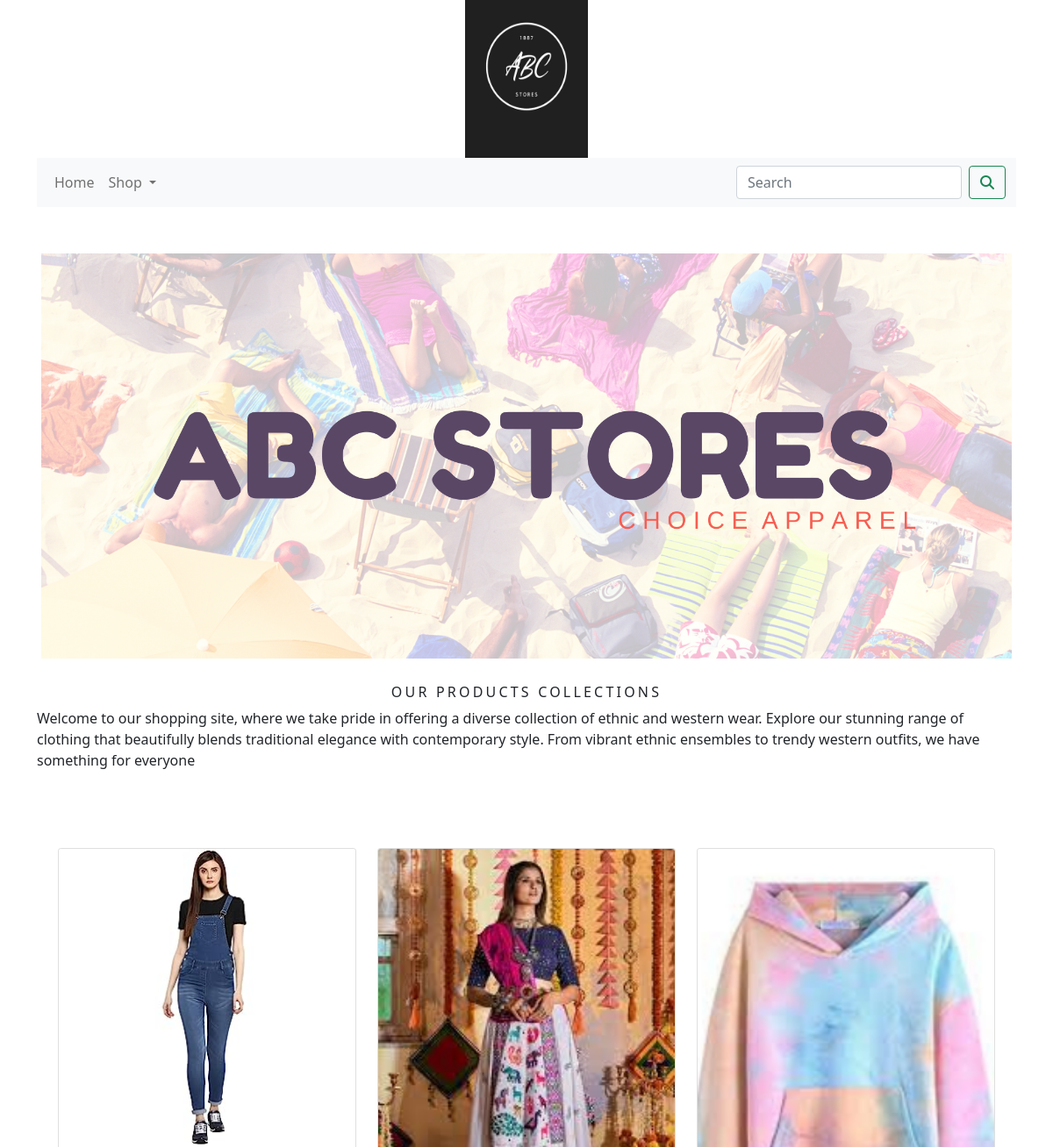
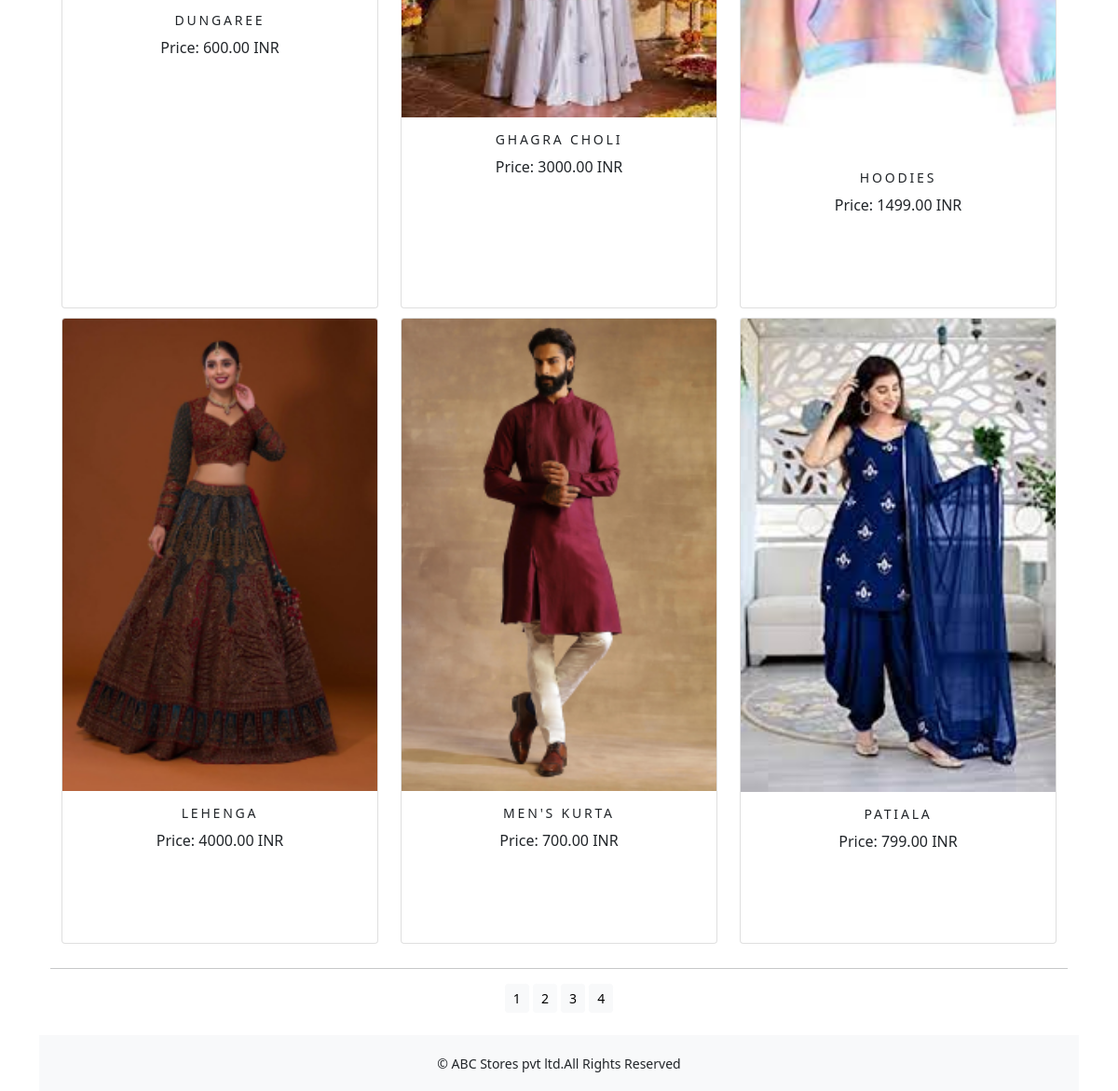
Screenshot of /shop/?page=2 with the database file from the repository (2 pictures, top to bottom).
### shop/models.py (models this page shows, shortened)
class Product(models.Model):
    name= models.CharField(max_length=250,unique=True)
    slug= models.SlugField(max_length=250,unique=True)
    desc= models.TextField(blank=True)
    price= models.DecimalField(max_digits=10,decimal_places=2)
    category= models.ForeignKey(Category,on_delete=models.CASCADE)
    image= models.ImageField(upload_to='product',blank=True)
    stock= models.IntegerField()
    available= models.BooleanField(default=True)
    created= models.DateTimeField(auto_now_add=True)
    updated= models.DateTimeField(auto_now=True)
    def get_url(self):
         return reverse('shop:prodCatDetail', args=[self.category.slug,self.slug])
    class Meta:
        ordering= ('name', )
        verbose_name= 'product'
        verbose_name_plural= 'products'

### shop/views.py (the view)
# urls.py: path('',views.allProdCat,name='allProdCat'),
def allProdCat(request,c_slug=None):
    c_page=None
    products_list=None
    if c_slug!=None:
        c_page=get_object_or_404(Category,slug=c_slug)
        products_list=Product.objects.all().filter(category=c_page,available=True)
    else:
        products_list=Product.objects.all().filter(available=True)
    paginator=Paginator(products_list,6)
    try:
        page=int(request.GET.get('page','1'))
    except:
        page=1
    try:
        products=paginator.page(page)
    except (EmptyPage, InvalidPage):
        products=paginator.page(paginator.num_pages)
    return render(request,'category.html',{'category':c_page,'products':products})

### cart/context_processors.py (called while the page is built)
def counter(request):
    item_count=0
    if 'admin' in request.path:
        return {}
    else:
        try:
            cart=Cart.objects.filter(cart_id=_cart_id(request))
            cart_items=CartItem.objects.all().filter(cart=cart[:1])
            for cart_item in cart_items:
                item_count += cart_item.quantity
        except Cart.DoesNotExist:
            item_count = 0
    return dict(item_count=item_count)

### cart/views.py (called while the page is built)
def _cart_id(request):
    cart= request.session.session_key
    if not cart:
        cart= request.session.create()
    return cart

### shop/context_processors.py (called while the page is built)
def menu_links(request):
    links=Category.objects.all()
    return dict(links=links)

### shop/models.py (called while the page is built)
    def get_url(self):
        return reverse('shop:products_by_category',args=[self.slug])

### templates/category.html (shortened to what this page needs)
{% extends 'base.html' %}
{% load static %}
{% block body %}
 <div class="mx-auto">
     {% if category %}
      <img class="my_image" src="{{category.image.url}}" alt="{{category.name}}" width="1250" height="400">
     </div><br>
     <div>
         <h1 class="text-center my_title">{{category.name}}</h1>
          <p class="text-justify">{{category.desc}}</p><br><br><br>
     </div>
     {% else %}
     <div>
         <img class="my_image my_image_padding" src="{% static 'img/new_banner.png' %}" alt="Our Products" width="1505px;" height="500px">
      </div><br>
     <div>
         <h1 class="text-center my_title">Our Products Collections</h1>
         <p class="text-justify">Welcome to our shopping site, where we take pride in offering a diverse collection of ethnic and western wear. Explore our stunning range of clothing that beautifully blends traditional elegance with contemporary style. From vibrant ethnic ensembles to trendy western outfits, we have something for everyone </p><br><br><br>
     </div>
 {% endif %}
<div class="container">
    <div class="row mx-auto">
        {% for product in products.object_list %}
        <div class="my_bottom_margin col-9 col-sm-12 col-md-4 col-lg-4">
            <div class="card text-center" style="min-width:18rem;height:42rem;" >
                 <a href="{{product.get_url}}"><img class="card-img-top my_image" src="{{product.image.url}}" alt="{{product.name}}"></a>
                <div class="card-body">
                    <h4>{{product.name}}</h4>
                    <p>Price: {{product.price}} INR</p><br><br><br>
                </div>
            </div>
        </div>
        {% endfor %}
    </div>
    <div class="mx-auto">
        {% if products.paginator.num_pages > 1 %}
        <hr>
        <div class="text-center">
            {% for pg in products.paginator.page_range %}
            <a href="?page={{pg}}" class="btn btn-light btn-sm {% if products.number == pg %} active {% endif %}">{{pg}}</a>
            {% endfor %}
        </div>
        {% endif %}
    </div>
</div>
{% endblock %}

### static/css/custom.css (style rules this page uses)
body { font-family: 'Roboto', sans-serif; }
.my_image { width: 100%; height: auto; }
.my_title { font-size: 16px; text-transform: uppercase; letter-spacing: .2em; }
.my_image_padding { padding: 5px; }
.my_bottom_margin { margin-bottom: 10px; }
.card-body h4 { font-size: 14px; text-transform: uppercase; letter-spacing: .2em; }

### rows the page displays
Product: image (picture), name "DUNGAREE", price "600.00"
Product: image (picture), name "GHAGRA CHOLI", price "3000.00"
Product: image (picture), name "HOODIES", price "1499.00"
Product: image (picture), name "LEHENGA", price "4000.00"
Product: image (picture), name "MEN'S KURTA", price "700.00"
Product: image (picture), name "PATIALA", price "799.00"

### other values shown
{{ pg }} "1" "2" "3" "4"
